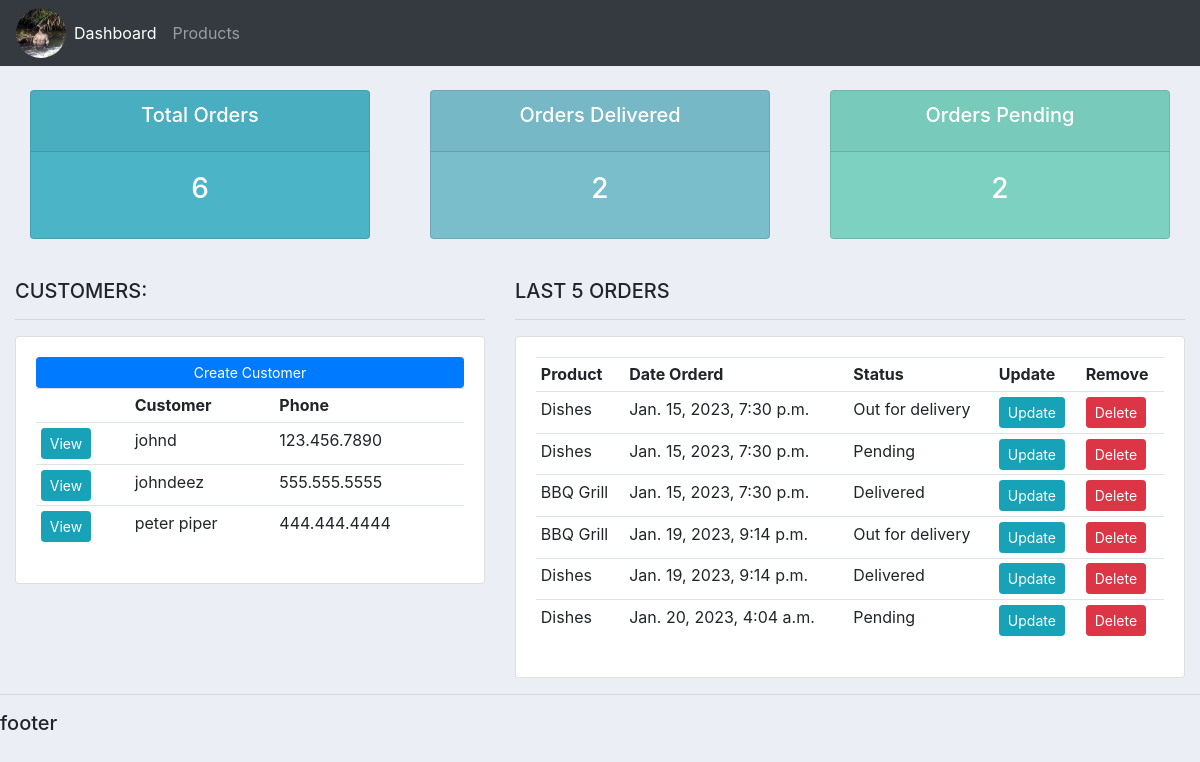
The page / on the database its author committed.
### accounts/models.py (models this page shows, shortened)
class Customer(models.Model):
    name = models.CharField(max_length=200, null=True)
    phone = models.CharField(max_length=200, null=True)
    email = models.CharField(max_length=200, null=True)
    date_created = models.DateTimeField(auto_now_add=True)

class Order(models.Model):
    STATUS = (
        ('Pending', 'Pending'),
        ('Out for delivery', 'Out for delivery'),
        ('Delivered', 'Delivered'),
    )
    customer = models.ForeignKey(Customer, null=True, on_delete=models.SET_NULL)
    product = models.ForeignKey(Product, null=True, on_delete=models.SET_NULL)
    date_created = models.DateTimeField(auto_now_add=True)
    status = models.CharField(max_length=200, null=True, choices=STATUS)

class Product(models.Model):
    CATEGORY = (
        ('Indoor', 'Indoor'),
        ('Out Door', 'Out Door'),
    )
    name = models.CharField(max_length=200, null=True)
    price = models.FloatField(null=True)
    category = models.CharField(max_length=200, null=True, choices=CATEGORY)
    description = models.CharField(max_length=200, null=True, blank=True)
    date_created = models.DateTimeField(auto_now_add=True)
    tags = models.ManyToManyField(Tag)
    def __str__(self):
        return self.name

### accounts/views.py (the view)
# urls.py: path('', views.home, name='home'),
def home(request):
    orders = Order.objects.all()
    customers = Customer.objects.all()
    total_customers = customers.count()
    total_orders = orders.count()
    delivered = orders.filter(status='Delivered').count()
    pending = orders.filter(status='Pending').count()
    context = {'orders': orders, 'customers':customers, 'total_customers': total_customers,
    'total_orders': total_orders, 'delivered': delivered, 'pending': pending}
    return render(request, 'accounts/dashboard.html', context)

### accounts/templates/accounts/dashboard.html
{% extends 'accounts/main.html' %}
{% block content %}
{% include 'accounts/status.html' %}
<br>
<div class="row">
    <div class="col-md-5">
        <h5>CUSTOMERS:</h5>
        <hr>
        <div class="card card-body">
            <a class="btn btn-primary btn-sm btn-block" href="">Create Customer</a>
            <table class="table table-sm">
                <tr>
                    <th></th>
                    <th>Customer</th>
                    <th>Phone</th>
                </tr>
                {% for customer in customers %}
                <tr>
                    <td><a class="btn btn-sm btn-info"
                            href="{% url 'customer' customer.id %}">View</a></td>
                    <td>{{customer.name}}</td>
                    <td>{{customer.phone}}</td>
                </tr>
                {% endfor %}
            </table>
        </div>
    </div>
    <div class="col-md-7">
        <h5>LAST 5 ORDERS</h5>
        <hr>
        <div class="card card-body">
            <table class="table table-sm">
                <tr>
                    <th>Product</th>
                    <th>Date Orderd</th>
                    <th>Status</th>
                    <th>Update</th>
                    <th>Remove</th>
                </tr>
                {% for order in orders %}
                <tr>
                    <td>{{order.product}}</td>
                    <td>{{order.date_created}}</td>
                    <td>{{order.status}}</td>
                    <td><a class="btn btn-sm btn-info"
                            href="{% url 'update_order' order.id %}">Update</a></td>
                    <td><a class="btn btn-sm btn-danger"
                            href="{% url 'delete_order' order.id %}">Delete</a></td>
                </tr>
                {% endfor %}
            </table>
        </div>
    </div>
</div>
{% endblock content %}

### accounts/templates/accounts/main.html (shortened to what this page needs)
{% load static %}
<!DOCTYPE html>
<html lang="en">
    <head>
        <link rel="stylesheet"
            href="https://cdn.jsdelivr.net/npm/bootstrap@4.3.1/dist/css/bootstrap.min.css"
>
        <link rel="stylesheet" type="text/css" href="/static/css/main.css">
    </head>
    <body>
        {% include 'accounts/navbar.html' %}
        <div class="container-fluid">
            {% block content %}
            {% endblock %}
        </div>
        <hr>
        <h5>footer</h5>
    </body>
</html>

### accounts/templates/accounts/navbar.html (shortened to what this page needs)
<nav class="navbar navbar-expand-lg navbar-dark bg-dark">
    <img src="/static/images/kangaroo.jpg" id="kangaroopic">
    <div class="collapse navbar-collapse" id="navbarNav">
        <ul class="navbar-nav">
            <li class="nav-item active">
                <a class="nav-link" href="{% url 'home' %}">Dashboard</a>
            </li>
            <li class="nav-item">
                <a class="nav-link" href="{% url 'products' %}">Products</a>
            </li>
        </ul>
    </div>
</nav>

### accounts/templates/accounts/status.html
<br>
<div class="row">
    <div class="col">
        <div class="col-md">
            <div class="card text-center text-white mb-3" id="total-orders">
                <div class="card-header">
                    <h5 class="card-title">Total Orders</h5>
                </div>
                <div class="card-body">
                    <h3 class="card-title">{{total_orders}}</h3>
                </div>
            </div>
        </div>
    </div>
    <div class="col">
        <div class="col-md">
            <div class="card text-center text-white mb-3" id="orders-delivered">
                <div class="card-header">
                    <h5 class="card-title">Orders Delivered</h5>
                </div>
                <div class="card-body">
                    <h3 class="card-title">{{delivered}}</h3>
                </div>
            </div>
        </div>
    </div>
    <div class="col">
        <div class="col-md">
            <div class="card text-center text-white mb-3" id="orders-pending">
                <div class="card-header">
                    <h5 class="card-title">Orders Pending</h5>
                </div>
                <div class="card-body">
                    <h3 class="card-title">{{pending}}</h3>
                </div>
            </div>
        </div>
    </div>
</div>

### static/css/main.css (style rules this page uses)
body { background-color: #ebeff5; }
#total-orders { background-color: #4cb4c7; }
#orders-delivered { background-color: #7abecc; }
#orders-pending { background-color: #7CD1C0; }
#kangaroopic { width: 50px; margin-left: auto; margin-right: auto; display: block; object-fit: cover; border-radius: 50%; height: 50px; }

### rows shown on the page
Customer: name "johnd", phone "123.456.7890"
Customer: name "johndeez", phone "555.555.5555"
Customer: name "peter piper", phone "444.444.4444"
Order: product "Dishes", date_created "Jan. 15, 2023, 7:30 p.m.", status "Out for delivery"
Order: product "Dishes", date_created "Jan. 15, 2023, 7:30 p.m.", status "Pending"
Order: product "BBQ Grill", date_created "Jan. 15, 2023, 7:30 p.m.", status "Delivered"
Order: product "BBQ Grill", date_created "Jan. 19, 2023, 9:14 p.m.", status "Out for delivery"
Order: product "Dishes", date_created "Jan. 19, 2023, 9:14 p.m.", status "Delivered"
Order: product "Dishes", date_created "Jan. 20, 2023, 4:04 a.m.", status "Pending"

### other values the page prints
{{ total_orders }} "6"
{{ delivered }} "2"
{{ pending }} "2"
